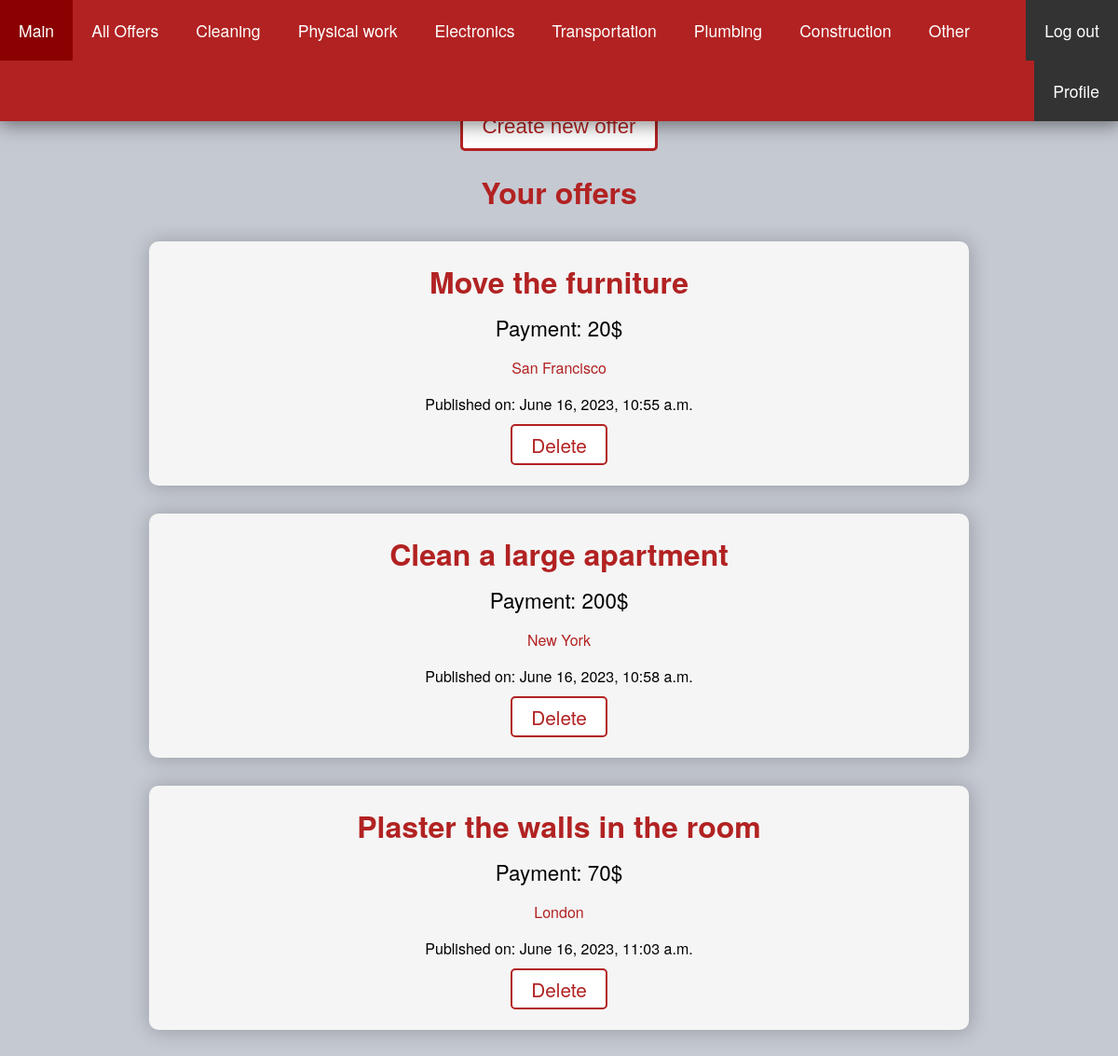
Page /accounts/profile/ (signed in) on the committed database.
### job_app/models.py (models this page shows, shortened)
class Offer(models.Model):
    OFFER_CATEGORY = [('pl', 'plumbing'), ('el', 'electronics'), ('pw', 'physical work'),
                      ('cl', 'cleaning'), ('tr', 'transportation'), ('co', 'construction'),  ('ot', 'other')]
    title = models.CharField(blank=False, max_length=100)
    description = models.TextField(blank=False, max_length=500)
    category = models.CharField(blank=False, max_length=2, choices=OFFER_CATEGORY)
    payment = models.PositiveBigIntegerField(blank=False, default=0)
    city = models.CharField(blank=False, max_length=50, default="")
    issued = models.DateTimeField()
    phone = models.PositiveBigIntegerField(blank=False)
    user_id = models.CharField(blank=False, max_length=100, default="")

### job_app/views.py (the view)
# urls.py: path("accounts/profile/", app_views.profile, name='profile')
def profile(request):
    current_user_id = request.user.id
    user_offers = Offer.objects.filter(user_id=current_user_id)
    context = {'user_offers': user_offers}
    return render(request, "profile.html", context)

### job_app/templates/profile.html (shortened to what this page needs)
{% extends "base.html" %}
{% block content %}
    <body class="offer">
    {% if user.is_authenticated %}
        <a href="{% url 'new_offer' %}" class="create-offer-a">
            <button class="create-offer-btn">Create new offer</button>
        </a>
        <h1>Your offers</h1>
        {% for offer in user_offers %}
        <div class="card-container">
            <a href="{% url 'offer' offer.id %}" class="title-link">
                <h2 class="title">{{ offer.title }}</h2>
            </a>
            <p class="payment">Payment: {{ offer.payment }}$</p>
            <p class="city">{{ offer.city }}</p>
            <p class="issued">Published on: {{ offer.issued }}</p>
            <a href="{% url 'delete' offer.id %}" class="delete-a">Delete</a>
        </div>
    {% endfor %}
        {% else %}
            <p class="warning">Please log in or register to see this page.</p>
        {% endif %}
    </body>
{% endblock %}

### job_app/static/job_app/style/style.css (style rules this page uses)
body.offer { padding: 0; margin: 0; font-family: Helvetica Neue, Arial, sans-serif; text-align: center; background-color: #c5c9d2; }
h1 { color: firebrick; text-align: center; }
.card-container { width: 70%; background-color: whitesmoke; margin: 30px auto; padding: 20px 20px 12px 20px; text-align: center; box-shadow: 1px 1px 20px 2px rgba(0, 0, 0, 0.2); border-radius: 10px; }
a { text-decoration: none; }
.title { color: firebrick; font-size: 2rem; margin: 0; }
.payment { font-size: 1.4rem; color: black; margin: 10px 0; }
.city { color: firebrick; }
.issued { margin: 0; color: black; }
.create-offer-btn { padding: 10px 20px; font-size: 1.4rem; color: firebrick; background-color: white; border-radius: 5px; transition: .5s; border: 3px solid firebrick; }
.create-offer-a:link { color: firebrick; }
.delete-a { background-color: white; color: firebrick; padding: 5px 20px; font-size: 1.3rem; display: inline-block; margin: 10px auto; border-radius: 5px; border: 2px solid firebrick; transition: .5s; }

### rows in the picture
Offer: title "Move the furniture", payment "20", city "San Francisco", issued "June 16, 2023, 10:55 a.m."
Offer: title "Clean a large apartment", payment "200", city "New York", issued "June 16, 2023, 10:58 a.m."
Offer: title "Plaster the walls in the room", payment "70", city "London", issued "June 16, 2023, 11:03 a.m."
